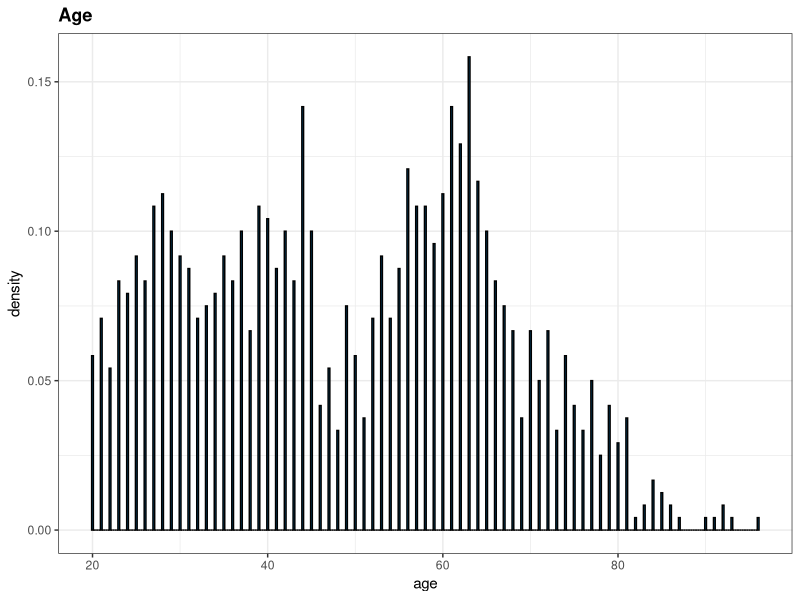
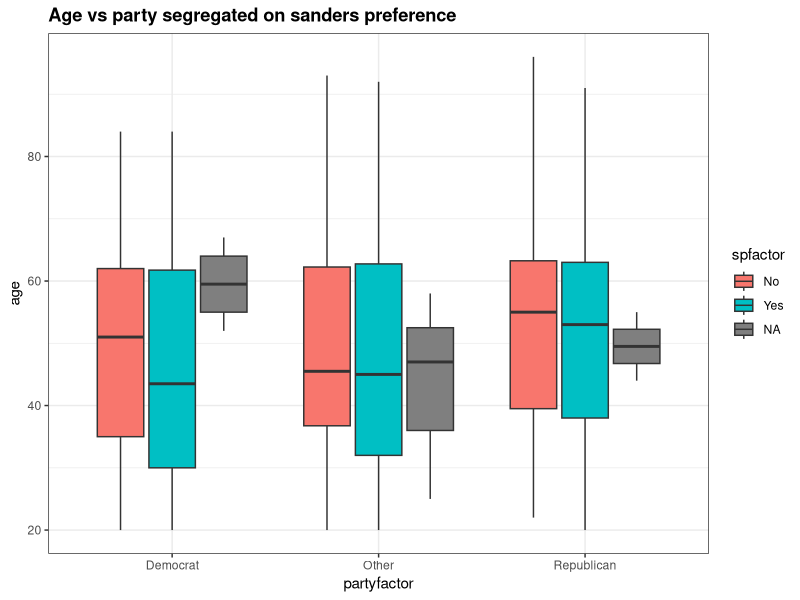

Reproduce these figures in R, in order. (Note: this script raises an error after producing the figures.)
## ---- chunk 1
library(ggplot2)
theme_set(theme_bw())
library(car)
publicopinion <- read.csv('public_opinion.csv')


#create subset without issing values
publicopinion_narm <- publicopinion[!is.na(publicopinion$sanders_preference),]
#create age variable
publicopinion$age <- 2017 - publicopinion$birthyr
#turn variables into factors
publicopinion$partyfactor <- ifelse(publicopinion$party==1, 'Democrat', 
                                    ifelse(publicopinion$party==2, 'Other', 
                                           'Republican'))


publicopinion$genderfactor <- ifelse(publicopinion$gender==1,'Male', 'Female')
publicopinion$racefactor <- ifelse(publicopinion$race_white==1, 'White', 'Non-White')
publicopinion$spfactor <- ifelse(publicopinion$sanders_preference==1, "Yes", "No")

## ---- chunk 2
#Section 1a.
model.final <- glm(sanders_preference ~ age + racefactor + partyfactor, data = publicopinion, family = binomial(link = logit))

summary(model.final)

odds_age <- exp(model.final$coefficients[2]*-10)
odds_age

odds_white<- exp(model.final$coefficients[3])
odds_white

odds_ind <- exp(model.final$coefficients[4])
odds_ind

odds_rep <- exp(model.final$coefficients[5])
odds_rep
## ---- chunk 3
summary(publicopinion)
## ---- chunk 4
# Distribution of Age
ggplot(publicopinion, aes(x = age)) +
  geom_histogram(aes(y = ..density..), binwidth = 0.2, fill="#0072B2", colour="black") +
  ggtitle("Age") + 
  theme(plot.title = element_text(lineheight=1, face="bold"))
## ---- chunk 5

ggplot(publicopinion, aes(partyfactor, age)) +
  geom_boxplot(aes(fill = spfactor)) + 
  #geom_jitter() +
  ggtitle("Age vs party segregated on sanders preference") + 
  theme(plot.title = element_text(lineheight=1, face="bold")) 

## ---- chunk 6
ggp <- ggplot(publicopinion_narm, aes(x=age, y=sanders_preference))

ggp + geom_point()+
  geom_smooth(method="loess", se=T)+
  ylab("Percent with Sanders preference")+
  xlab("Age")+
  ggtitle("Sanders preference grouped by age")+
  theme(plot.title=element_text(hjust=.5))
## ---- chunk 7
ggplot(publicopinion, aes(partyfactor, age)) +
  geom_boxplot(aes(fill = partyfactor)) + 
  geom_jitter() +
  ggtitle("Party Affiliation by Age") + 
  theme(plot.title = element_text(lineheight=1, face="bold")) 
## ---- chunk 8
po_party_agg <- with(publicopinion_narm,
                     aggregate(cbind(100*sanders_preference),
                               list(partyfactor=partyfactor),
                               mean))
po_party_agg$n <- with(publicopinion_narm,
                     aggregate(cbind(100*sanders_preference),
                               list(partyfactor=partyfactor),
                               length))[,2]

po_party_df <- data.frame(sanders_pref_percent=po_party_agg$V1,
                          party=po_party_agg$partyfactor, 
                          sample_percent = 100*po_party_agg$n/1191)
po_party_df
## ---- chunk 9
age_bin_agg_party <- with(publicopinion_narm,
                        aggregate(cbind(sanders_preference),
                                  list(agebin=age, 
                                       party=partyfactor), mean))
age_bin_agg_party$n <- with(publicopinion_narm,
                        aggregate(cbind(sanders_preference),
                                  list(agebin=age, 
                                       party=partyfactor), length))[,3]

ggp <- ggplot(age_bin_agg_party, aes(x=agebin, y=sanders_preference,
                                     color=party, size=n))

ggp + geom_point(aes(color=party))+
  geom_smooth(method="loess", se=F)+
  ylab("Percent with Sanders preference")+
  xlab("Age")+
  ggtitle("Sanders preference grouped by age\n(divided by party)")+
  theme(plot.title=element_text(hjust=.5))
## ---- chunk 10
ggplot(publicopinion, aes(racefactor, age)) +
  geom_boxplot(aes(fill = spfactor)) + 
  #geom_jitter() +
  ggtitle("Age vs party segregated on sanders preference") + 
  theme(plot.title = element_text(lineheight=1, face="bold")) 
## ---- chunk 11
po_race_agg <- with(publicopinion_narm,
                     aggregate(cbind(100*sanders_preference),
                               list(racefactor=racefactor),
                               mean))
po_race_agg$n <- with(publicopinion_narm,
                     aggregate(cbind(100*sanders_preference),
                               list(racefactor=racefactor),
                               length))[,2]

po_race_df <- data.frame(sanders_pref_percent=po_race_agg$V1,
                          party=po_race_agg$racefactor, 
                          sample_percent = 100*po_race_agg$n/1191)
po_race_df
## ---- chunk 12
age_bin_agg_race <- with(publicopinion_narm,
                        aggregate(cbind(sanders_preference),
                                  list(agebin=age, 
                                       race=racefactor), mean))
age_bin_agg_race$n <- with(publicopinion_narm,
                        aggregate(cbind(sanders_preference),
                                  list(agebin=age, 
                                       race=racefactor), length))[,3]

ggp <- ggplot(age_bin_agg_race, aes(x=agebin, y=sanders_preference,
                                     color=race, size=n))

ggp + geom_point(aes(color=race))+
  geom_smooth(method="loess", se=F)+
  ylab("Percent with Sanders preference")+
  xlab("Age")+
  ggtitle("Sanders preference grouped by age\n(divided by race)")+
  theme(plot.title=element_text(hjust=.5))
## ---- chunk 13
ggplot(publicopinion, aes(genderfactor, age)) +
  geom_boxplot(aes(fill = genderfactor)) + 
  geom_jitter() +
  ggtitle("Gender by Age") + 
  theme(plot.title = element_text(lineheight=1, face="bold")) 
## ---- chunk 14
po_gender_agg <- with(publicopinion_narm,
                     aggregate(cbind(100*sanders_preference),
                               list(genderfactor=genderfactor),
                               mean))
po_gender_agg$n <- with(publicopinion_narm,
                     aggregate(cbind(100*sanders_preference),
                               list(genderfactor=genderfactor),
                               length))[,2]

po_gender_df <- data.frame(sanders_pref_percent=po_gender_agg$V1,
                          party=po_gender_agg$genderfactor, 
                          sample_percent = 100*po_gender_agg$n/1191)
po_gender_df
## ---- chunk 15
age_bin_agg_gender <- with(publicopinion_narm,
                        aggregate(cbind(sanders_preference),
                                  list(agebin=age, 
                                       gender=genderfactor), mean))
age_bin_agg_gender$n <- with(publicopinion_narm,
                        aggregate(cbind(sanders_preference),
                                  list(agebin=age, 
                                       gender=genderfactor), length))[,3]

ggp <- ggplot(age_bin_agg_gender, aes(x=agebin, y=sanders_preference,
                                     color=gender, size=n))

ggp + geom_point(aes(color=gender))+
  geom_smooth(method="loess", se=F)+
  ylab("Percent with Sanders preference")+
  xlab("Age")+
  ggtitle("Sanders preference grouped by age\n(divided by gender)")+
  theme(plot.title=element_text(hjust=.5))
## ---- chunk 16
glm.out.base <- glm(sanders_preference ~ age + partyfactor + racefactor + 
                 genderfactor, data=publicopinion_narm,
                 family=binomial(link='logit'))
glm.out.int <- glm(sanders_preference ~ age + partyfactor + racefactor + 
                 genderfactor + age:genderfactor, data=publicopinion_narm,
                 family=binomial(link='logit'))

summary(glm.out.base)
## ---- chunk 17
summary(glm.out.int)
## ---- chunk 18
anova(glm.out.base, glm.out.int, test="LR")
## ---- chunk 19
glm.out.base <- glm(sanders_preference ~ age + partyfactor + racefactor + 
                 genderfactor, data=publicopinion_narm,
                 family=binomial(link='logit'))
glm.out.int <- glm(sanders_preference ~ age + partyfactor + racefactor + 
                 genderfactor + age:partyfactor, data=publicopinion_narm,
                 family=binomial(link='logit'))

summary(glm.out.base)
## ---- chunk 20
summary(glm.out.int)
## ---- chunk 21
anova(glm.out.base, glm.out.int, test="LR")
## ---- chunk 22
glm.out.base <- glm(sanders_preference ~ age + partyfactor + racefactor + 
                 genderfactor, data=publicopinion_narm,
                 family=binomial(link='logit'))
glm.out.quad <- glm(sanders_preference ~ age + partyfactor + racefactor + 
                 genderfactor + I(age^2), data=publicopinion_narm,
                 family=binomial(link='logit'))

summary(glm.out.base)
## ---- chunk 23
summary(glm.out.quad)
## ---- chunk 24
anova(glm.out.base, glm.out.quad, test="LR")
## ---- chunk 25
summary(model.final)
## ---- chunk 26
Anova(model.final)
## ---- chunk 27
1 / exp(model.final$coefficients[2] * 10)
## ---- chunk 28
vcov(model.final)
## ---- chunk 29
c = 10
alpha = 0.05
confint = c * qnorm(1 - alpha/2) * sqrt(1.344168e-05)

odds.ratio = 1 / exp(model.final$coefficients[2] * 10)

lower = odds.ratio - confint
upper = odds.ratio + confint

odds.ratio
lower
upper
## ---- chunk 30
#create variable a to represent ages 20 to 100
#create different y values for each subgroup of party and race - 6 total
#using the model predited probabilities for sanders_preference
a = c(20:100)
y_dem_nw = exp(model.final$coefficients[1] + model.final$coefficients[2]*a)/
       (1+exp(model.final$coefficients[1] + model.final$coefficients[2]*a))

y_oth_nw = exp(model.final$coefficients[1] + model.final$coefficients[2]*a +
                 model.final$coefficients[3])/
       (1+exp(model.final$coefficients[1] + model.final$coefficients[2]*a +
                 model.final$coefficients[3]))

y_rep_nw = exp(model.final$coefficients[1] + model.final$coefficients[2]*a +
                 model.final$coefficients[4])/
       (1+exp(model.final$coefficients[1] + model.final$coefficients[2]*a +
                 model.final$coefficients[4]))



y_dem_w = exp(model.final$coefficients[1] + model.final$coefficients[2]*a +
                model.final$coefficients[5])/
       (1+exp(model.final$coefficients[1] + model.final$coefficients[2]*a +
                model.final$coefficients[5]))

y_oth_w = exp(model.final$coefficients[1] + model.final$coefficients[2]*a +
                 model.final$coefficients[3] +
                model.final$coefficients[5])/
       (1+exp(model.final$coefficients[1] + model.final$coefficients[2]*a +
                 model.final$coefficients[3] +
                model.final$coefficients[5]))

y_rep_w = exp(model.final$coefficients[1] + model.final$coefficients[2]*a +
                 model.final$coefficients[4] +
                model.final$coefficients[5])/
       (1+exp(model.final$coefficients[1] + model.final$coefficients[2]*a +
                 model.final$coefficients[4] +
                model.final$coefficients[5]))
        

## ---- chunk 31
age_bin_agg_all <- with(publicopinion_narm,
                        aggregate(cbind(sanders_preference),
                                  list(agebin=age, 
                                       party=partyfactor,
                                       race=racefactor), mean))
age_bin_agg_all$n <- with(publicopinion_narm,
                        aggregate(cbind(sanders_preference),
                                  list(agebin=age, 
                                       party=partyfactor,
                                       race=racefactor), length))[,4]
## ---- chunk 32
#plot data and predictions for white voters
ggp <- ggplot(age_bin_agg_all[age_bin_agg_all$race=="White",], aes(x=agebin, y=sanders_preference,
                                     color=party, size=n))

ggp + geom_point()+
  geom_path(inherit.aes=F, data=data.frame(x=a, y=y_dem_w),
             aes(x = a, y = y), color="blue")+
  geom_path(inherit.aes=F, data=data.frame(x=a, y=y_oth_w),
             aes(x = a, y = y), color="green")+
    geom_path(inherit.aes=F, data=data.frame(x=a, y=y_rep_w),
             aes(x = a, y = y), color="red")+
  #facet_grid(party~.)+
  scale_color_manual(values=c("blue", "green", "red"))+
  ylab("Percent with Sanders preference")+
  xlab("Age")+
  ggtitle("Model predictions for age vs. Sanders preference\nfor white voters, grouped by party")+
  theme(plot.title=element_text(hjust=.5))
## ---- chunk 33
#plot data and prediction for non-white voters
ggp <- ggplot(age_bin_agg_all[age_bin_agg_all$race=="Non-White",], aes(x=agebin, y=sanders_preference,
                                     color=party, size=n))

ggp + geom_point()+
  geom_path(inherit.aes=F, data=data.frame(x=a, y=y_dem_nw),
             aes(x = a, y = y), color="blue")+
  geom_path(inherit.aes=F, data=data.frame(x=a, y=y_oth_nw),
             aes(x = a, y = y), color="green")+
    geom_path(inherit.aes=F, data=data.frame(x=a, y=y_rep_nw),
             aes(x = a, y = y), color="red")+
  #facet_grid(party~.)+
  scale_color_manual(values=c("blue", "green", "red"))+
  ylab("Percent with Sanders preference")+
  xlab("Age")+
  ggtitle("Model predictions for age vs. Sanders preference\nfor non-white voters, grouped by party")+
  theme(plot.title=element_text(hjust=.5))
